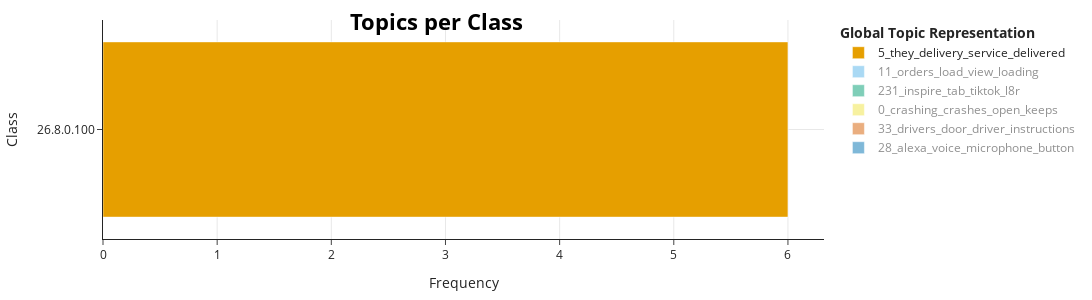

The notebook cell saved with this chart:
### Code cell
visualize_version(topic_model_amazon, df_info_amazon, topics_per_class_amazon, ['26.8.0.100'], threshold=2, height=300)

### Figure 1 — Plotly figure (JSON) as saved in the notebook; plotly's stock layout.template omitted (floating-point values rounded to 4 significant figures)
{"data": [{"hoverinfo": "text", "hovertext": ["<b>Topic 5</b><br>Words: unit, declining, funds, tubes, march"], "marker": {"color": "#E69F00"}, "name": "5_they_delivery_service_delivered", "orientation": "h", "type": "bar", "visible": true, "x": [6], "y": ["26.8.0.100"]}, {"hoverinfo": "text", "hovertext": ["<b>Topic 11</b><br>Words: bulb, horizontal, blinking, lines, flashing"], "marker": {"color": "#56B4E9"}, "name": "11_orders_load_view_loading", "orientation": "h", "type": "bar", "visible": "legendonly", "x": [5], "y": ["26.8.0.100"]}, {"hoverinfo": "text", "hovertext": ["<b>Topic 231</b><br>Words: inspire, tiktok, tab, regain, remove"], "marker": {"color": "#009E73"}, "name": "231_inspire_tab_tiktok_l8r", "orientation": "h", "type": "bar", "visible": "legendonly", "x": [3], "y": ["26.8.0.100"]}, {"hoverinfo": "text", "hovertext": ["<b>Topic 0</b><br>Words: mentions, flawlessly, notes, majority, icons"], "marker": {"color": "#F0E442"}, "name": "0_crashing_crashes_open_keeps", "orientation": "h", "type": "bar", "visible": "legendonly", "x": [3], "y": ["26.8.0.100"]}, {"hoverinfo": "text", "hovertext": ["<b>Topic 33</b><br>Words: mow, stomp, doorbells, determined, doors"], "marker": {"color": "#D55E00"}, "name": "33_drivers_door_driver_instructions", "orientation": "h", "type": "bar", "visible": "legendonly", "x": [2], "y": ["26.8.0.100"]}, {"hoverinfo": "text", "hovertext": ["<b>Topic 28</b><br>Words: alexa, inspirational, localizes, tik, tok"], "marker": {"color": "#0072B2"}, "name": "28_alexa_voice_microphone_button", "orientation": "h", "type": "bar", "visible": "legendonly", "x": [2], "y": ["26.8.0.100"]}], "layout": {"height": 300, "hoverlabel": {"bgcolor": "white", "font": {"family": "Rockwell", "size": 16}}, "legend": {"title": {"text": "<b>Global Topic Representation"}}, "margin": {"b": 20, "l": 20, "r": 20, "t": 20}, "title": {"font": {"color": "Black", "size": 22}, "text": "<b>Topics per Class</b>", "x": 0.4, "xanchor": "center", "y": 0.95, "yanchor": "top"}, "width": 1200, "xaxis": {"showgrid": true, "title": {"text": "Frequency"}}, "yaxis": {"categoryorder": "total descending", "showgrid": true, "title": {"text": "Class"}}}}
